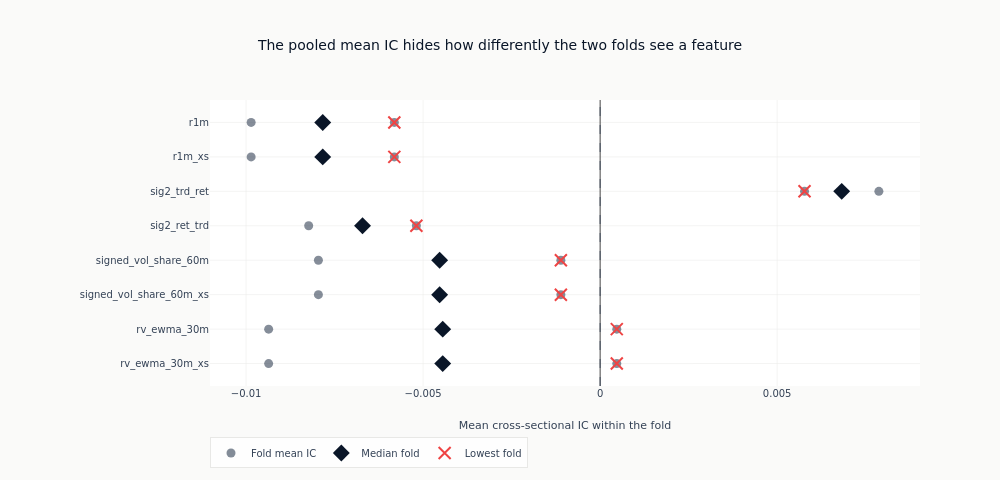

Notebook cell for this chart:
### Code cell
stability_features = [name for name in reversed(leaders) if name in fold_stats]
if stability_features:
    fig = go.Figure()
    _ = fig.add_trace(
        go.Scatter(
            x=[value for name in stability_features for value in fold_stats[name]["fold_ics"]],
            y=[name for name in stability_features for _ in fold_stats[name]["fold_ics"]],
            mode="markers",
            marker={"color": COLORS["neutral"], "size": 9, "opacity": 0.6},
            name="Fold mean IC",
        )
    )
    _ = fig.add_trace(
        go.Scatter(
            x=[fold_stats[name]["median_fold_ic"] for name in stability_features],
            y=stability_features,
            mode="markers",
            marker={"color": COLORS["blue"], "size": 13, "symbol": "diamond"},
            name="Median fold",
        )
    )
    _ = fig.add_trace(
        go.Scatter(
            x=[fold_stats[name]["worst_fold_ic"] for name in stability_features],
            y=stability_features,
            mode="markers",
            marker={
                "color": COLORS["negative"],
                "size": 12,
                "symbol": "x-thin",
                "line": {"width": 2, "color": COLORS["negative"]},
            },
            name="Lowest fold",
        )
    )
    _ = fig.add_vline(x=0, line={"color": COLORS["neutral"], "width": 0.8, "dash": "dash"})
    fig.update_layout(
        title="The pooled mean IC hides how differently the two folds see a feature",
        xaxis_title="Mean cross-sectional IC within the fold",
        height=480,
        width=1000,
        margin={"l": 210},
        legend={"orientation": "h", "y": -0.18},
    )
    fig.show()

### Figure 1 — Plotly figure (JSON) as saved in the notebook; plotly's stock layout.template omitted (floating-point values rounded to 4 significant figures)
{"data": [{"marker": {"color": "#334155", "opacity": 0.6, "size": 9}, "mode": "markers", "name": "Fold mean IC", "type": "scatter", "x": [-0.009363, 0.0004704, -0.009363, 0.0004704, -0.007957, -0.001109, -0.007957, -0.001109, -0.00519, -0.008232, 0.005773, 0.007872, -0.009857, -0.005813, -0.009857, -0.005813], "y": ["rv_ewma_30m_xs", "rv_ewma_30m_xs", "rv_ewma_30m", "rv_ewma_30m", "signed_vol_share_60m_xs", "signed_vol_share_60m_xs", "signed_vol_share_60m", "signed_vol_share_60m", "sig2_ret_trd", "sig2_ret_trd", "sig2_trd_ret", "sig2_trd_ret", "r1m_xs", "r1m_xs", "r1m", "r1m"]}, {"marker": {"color": "#0a1628", "size": 13, "symbol": "diamond"}, "mode": "markers", "name": "Median fold", "type": "scatter", "x": [-0.004446, -0.004446, -0.004533, -0.004533, -0.006711, 0.006822, -0.007835, -0.007835], "y": ["rv_ewma_30m_xs", "rv_ewma_30m", "signed_vol_share_60m_xs", "signed_vol_share_60m", "sig2_ret_trd", "sig2_trd_ret", "r1m_xs", "r1m"]}, {"marker": {"color": "#ef4444", "line": {"color": "#ef4444", "width": 2}, "size": 12, "symbol": "x-thin"}, "mode": "markers", "name": "Lowest fold", "type": "scatter", "x": [0.0004704, 0.0004704, -0.001109, -0.001109, -0.00519, 0.005773, -0.005813, -0.005813], "y": ["rv_ewma_30m_xs", "rv_ewma_30m", "signed_vol_share_60m_xs", "signed_vol_share_60m", "sig2_ret_trd", "sig2_trd_ret", "r1m_xs", "r1m"]}], "layout": {"height": 480, "legend": {"orientation": "h", "y": -0.18}, "margin": {"l": 210}, "shapes": [{"line": {"color": "#334155", "dash": "dash", "width": 0.8}, "type": "line", "x0": 0, "x1": 0, "xref": "x", "y0": 0, "y1": 1, "yref": "y domain"}], "title": {"text": "The pooled mean IC hides how differently the two folds see a feature"}, "width": 1000, "xaxis": {"title": {"text": "Mean cross-sectional IC within the fold"}}}}
